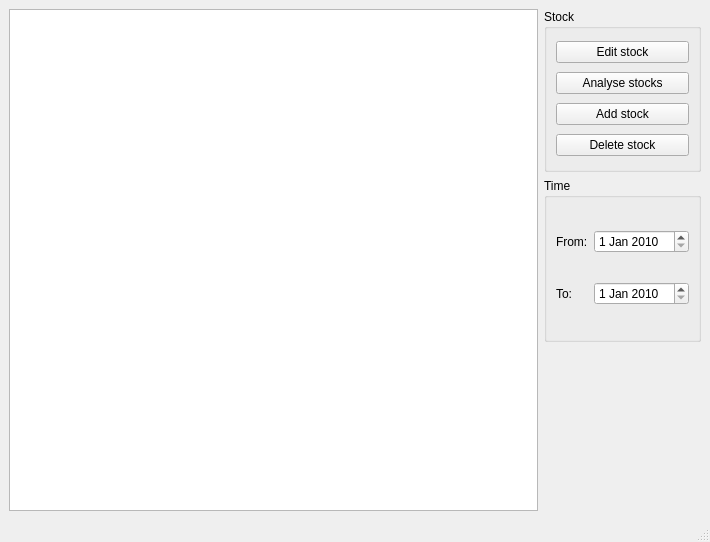
<?xml version="1.0" encoding="UTF-8"?>
<ui version="4.0">
 <class>MainWindow</class>
 <widget class="QMainWindow" name="MainWindow">
  <property name="geometry">
   <rect>
    <x>0</x>
    <y>0</y>
    <width>710</width>
    <height>542</height>
   </rect>
  </property>
  <property name="windowTitle">
   <string>StockTrend</string>
  </property>
  <widget class="QWidget" name="centralwidget">
   <layout class="QGridLayout" name="gridLayout_2">
    <item row="2" column="1">
     <widget class="QGroupBox" name="groupBox_3">
      <property name="title">
       <string>Time</string>
      </property>
      <layout class="QGridLayout" name="gridLayout_3">
       <item row="0" column="0">
        <widget class="QLabel" name="label">
         <property name="sizePolicy">
          <sizepolicy hsizetype="Fixed" vsizetype="Preferred">
           <horstretch>0</horstretch>
           <verstretch>0</verstretch>
          </sizepolicy>
         </property>
         <property name="text">
          <string>From:</string>
         </property>
        </widget>
       </item>
       <item row="0" column="1">
        <widget class="QDateEdit" name="fromDateEdit">
         <property name="minimumDate">
          <date>
           <year>2010</year>
           <month>1</month>
           <day>1</day>
          </date>
         </property>
        </widget>
       </item>
       <item row="1" column="0">
        <widget class="QLabel" name="label_2">
         <property name="sizePolicy">
          <sizepolicy hsizetype="Fixed" vsizetype="Preferred">
           <horstretch>0</horstretch>
           <verstretch>0</verstretch>
          </sizepolicy>
         </property>
         <property name="text">
          <string>To:</string>
         </property>
        </widget>
       </item>
       <item row="1" column="1">
        <widget class="QDateEdit" name="toDateEdit">
         <property name="minimumDate">
          <date>
           <year>2010</year>
           <month>1</month>
           <day>1</day>
          </date>
         </property>
        </widget>
       </item>
      </layout>
     </widget>
    </item>
    <item row="1" column="0" rowspan="3">
     <widget class="QTableWidget" name="stockListTableWidget">
      <property name="selectionMode">
       <enum>QAbstractItemView::SingleSelection</enum>
      </property>
      <property name="selectionBehavior">
       <enum>QAbstractItemView::SelectRows</enum>
      </property>
      <attribute name="horizontalHeaderCascadingSectionResizes">
       <bool>true</bool>
      </attribute>
      <attribute name="horizontalHeaderDefaultSectionSize">
       <number>250</number>
      </attribute>
      <attribute name="horizontalHeaderStretchLastSection">
       <bool>true</bool>
      </attribute>
      <attribute name="verticalHeaderCascadingSectionResizes">
       <bool>true</bool>
      </attribute>
     </widget>
    </item>
    <item row="1" column="1">
     <widget class="QGroupBox" name="groupBox_2">
      <property name="sizePolicy">
       <sizepolicy hsizetype="Preferred" vsizetype="Preferred">
        <horstretch>0</horstretch>
        <verstretch>0</verstretch>
       </sizepolicy>
      </property>
      <property name="title">
       <string>Stock</string>
      </property>
      <layout class="QVBoxLayout" name="verticalLayout">
       <item>
        <widget class="QPushButton" name="editStockPushButton">
         <property name="text">
          <string>Edit stock</string>
         </property>
        </widget>
       </item>
       <item>
        <widget class="QPushButton" name="analyseStockPushButton">
         <property name="text">
          <string>Analyse stocks</string>
         </property>
        </widget>
       </item>
       <item>
        <widget class="QPushButton" name="addStockPushButton">
         <property name="text">
          <string>Add stock</string>
         </property>
        </widget>
       </item>
       <item>
        <widget class="QPushButton" name="deleteStockPushButton">
         <property name="text">
          <string>Delete stock</string>
         </property>
        </widget>
       </item>
      </layout>
     </widget>
    </item>
   </layout>
  </widget>
  <widget class="QStatusBar" name="statusbar"/>
  <action name="actionStocks">
   <property name="text">
    <string>Stocks</string>
   </property>
  </action>
  <action name="actionAnalysis">
   <property name="text">
    <string>Analysis</string>
   </property>
  </action>
 </widget>
 <resources/>
 <connections/>
</ui>
